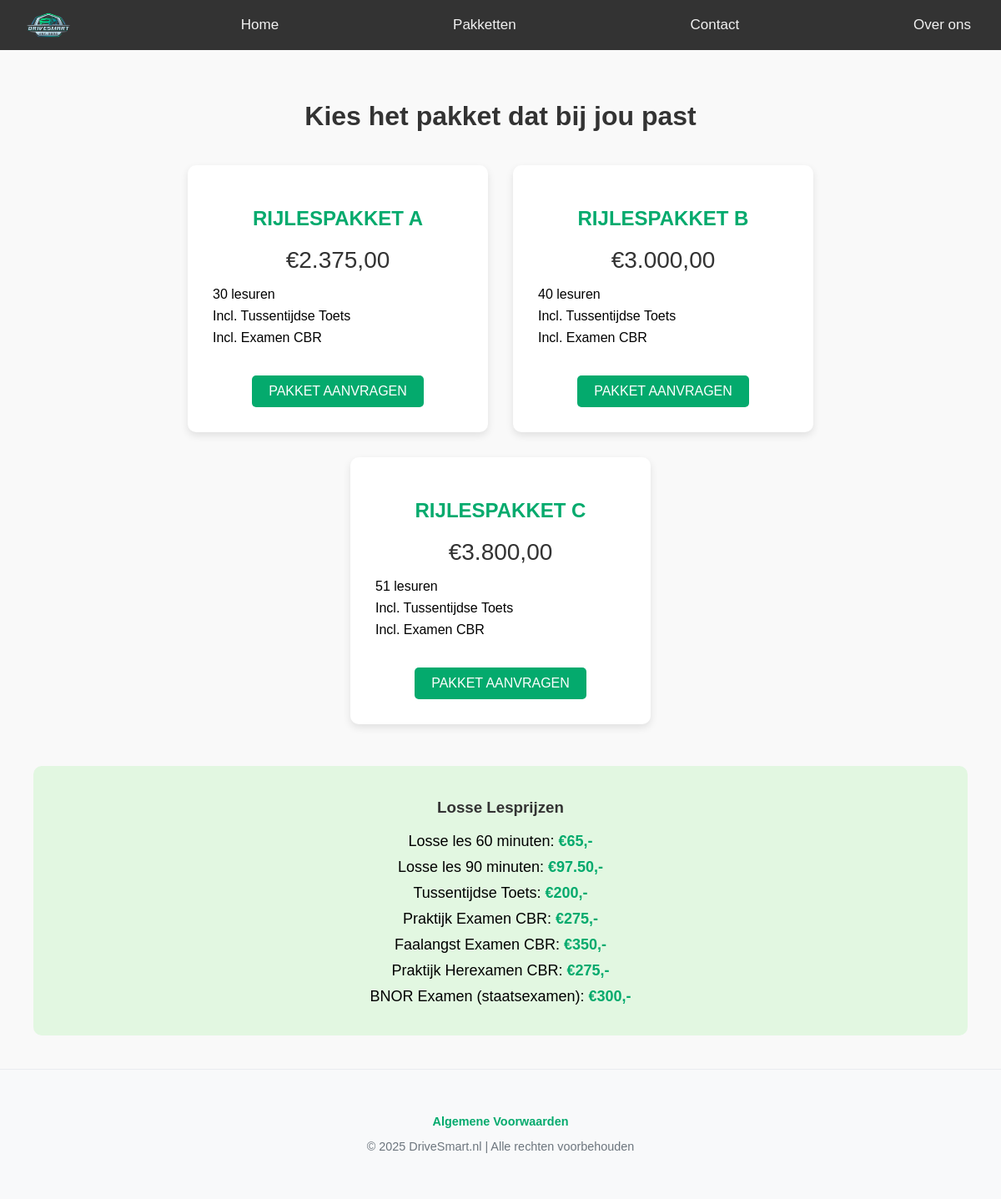
Page /pakketten.php on the earlier database version.
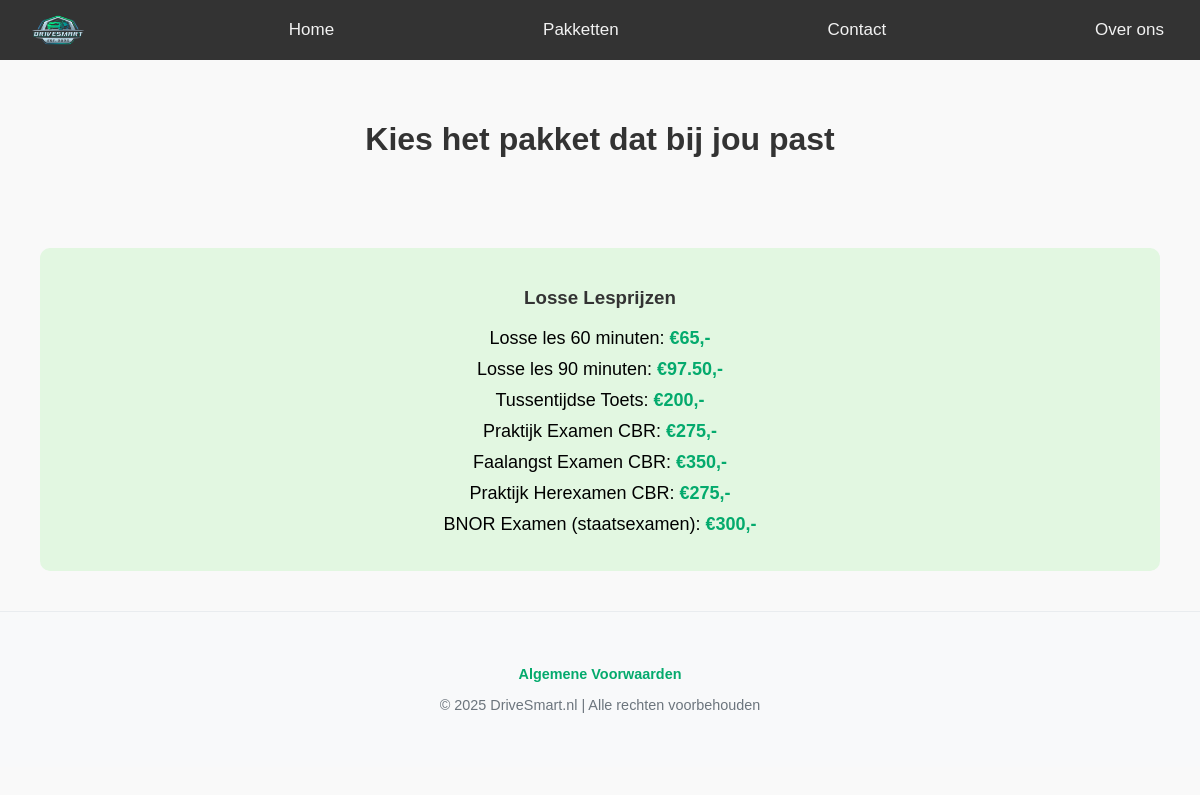
Same page on the later database version.
### tables this page shows
CREATE TABLE `pakket` (
  `pakket_id` int(11) NOT NULL,
  `naam` varchar(100) DEFAULT NULL,
  `prijs` decimal(10,2) DEFAULT NULL,
  `aantal_lessen` int(11) DEFAULT NULL
);

### db.php (called while the page is built, shortened)
<?php
class DB{
    private $dbh;
    public function __construct($db = "drivesmart", $host ="localhost:3306", $user = "root", $pass = "")
    {
        try{
            $this->dbh = new PDO("mysql:host=$host;dbname=$db;", $user, $pass);
            $this->dbh->setAttribute(PDO::ATTR_ERRMODE, PDO::ERRMODE_EXCEPTION);
        } catch (PDOEXception $e) {
            die("Connection error: " . $e->getMessage());
        }
    }
    public function execute($sql, $params = []) {
            $this->stmt = $this->dbh->prepare($sql);
            $this->stmt->execute($params);
            return $this->stmt;
    }
}
?>

### pakketten.php (the view, shortened to what this page needs)
<?php
include 'db.php';
include 'navbar.php';
$db = new DB();
$pakketten = $db->execute("SELECT * FROM pakket ORDER BY prijs ASC")->fetchAll(PDO::FETCH_ASSOC);
?>
<!DOCTYPE html>
<html lang="nl">
<head>
  <link rel="stylesheet" href="style_pakketten.css">
</head>
<body>
<div class="container">
  <h1>Kies het pakket dat bij jou past</h1>
  <div class="pakket-row">
    <?php foreach ($pakketten as $pakket): ?>
      <div class="pakket">
        <h2><?= htmlspecialchars($pakket['naam']) ?></h2>
        <p class="prijs">€<?= htmlspecialchars(number_format($pakket['prijs'], 2, ',', '.')) ?></p>
        <ul>
          <li><?= htmlspecialchars($pakket['aantal_lessen']) ?> lesuren</li>
          <li>Incl. Tussentijdse Toets</li>
          <li>Incl. Examen CBR</li>
        </ul>
        <a href="login.php" class="cta-button">PAKKET AANVRAGEN </a>
      </div>
    <?php endforeach; ?>
  </div>
  <div class="extra-style">
    <h3>Losse Lesprijzen</h3>
    <ul>
      <li>Losse les 60 minuten: <strong>€65,-</strong></li>
      <li>Losse les 90 minuten: <strong>€97.50,-</strong></li>
      <li>Tussentijdse Toets: <strong>€200,-</strong></li>
      <li>Praktijk Examen CBR: <strong>€275,-</strong></li>
      <li>Faalangst Examen CBR: <strong>€350,-</strong></li>
      <li>Praktijk Herexamen CBR: <strong>€275,-</strong></li>
      <li>BNOR Examen (staatsexamen): <strong>€300,-</strong></li>
    </ul>
  </div>
</div>
<?php include 'footer1.php'; ?>
</body>
</html>

Differences in the rows shown:
removed pakket: naam "RIJLESPAKKET A", prijs "2.375,00", aantal_lessen "30"
removed pakket: naam "RIJLESPAKKET B", prijs "3.000,00", aantal_lessen "40"
removed pakket: naam "RIJLESPAKKET C", prijs "3.800,00", aantal_lessen "51"
